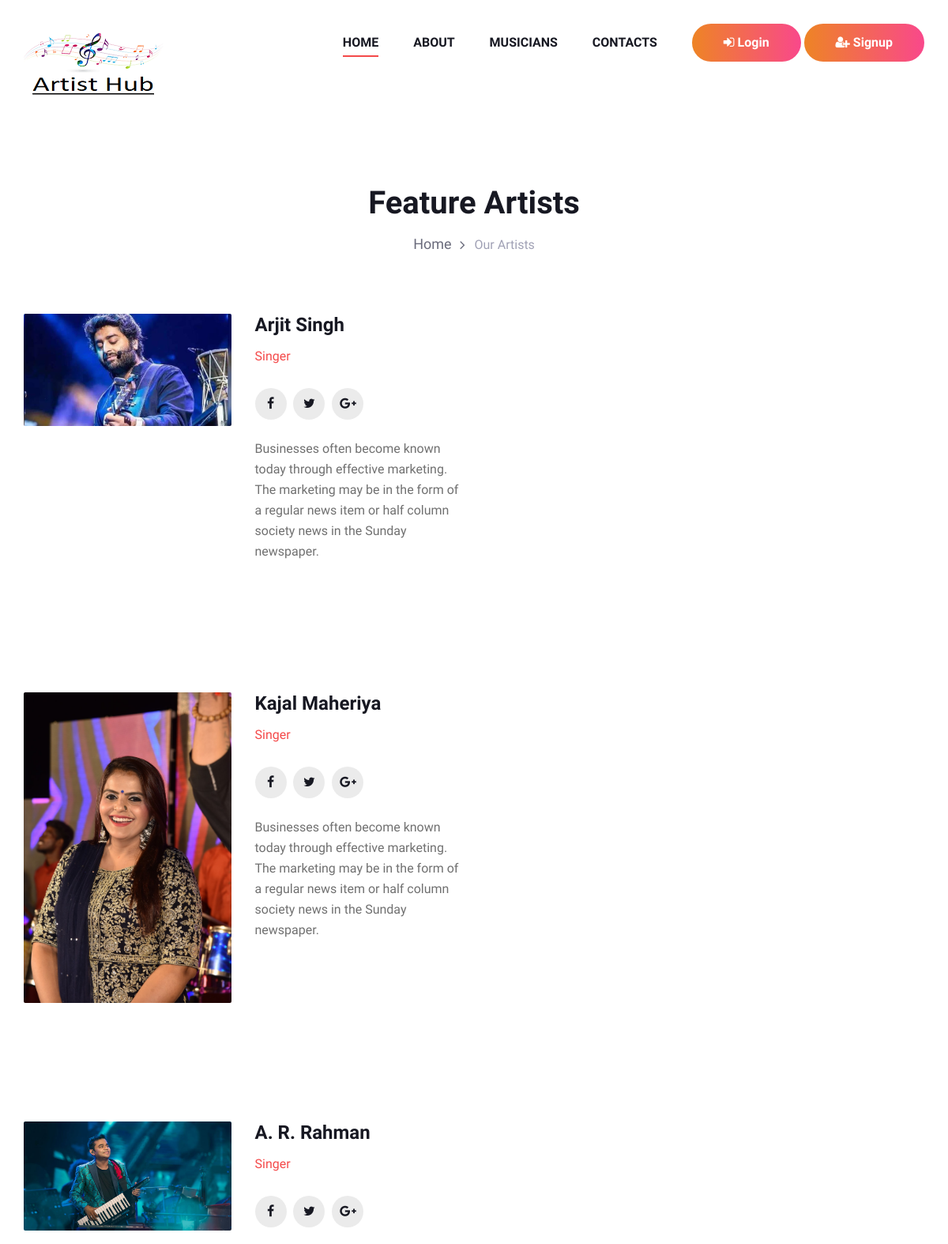
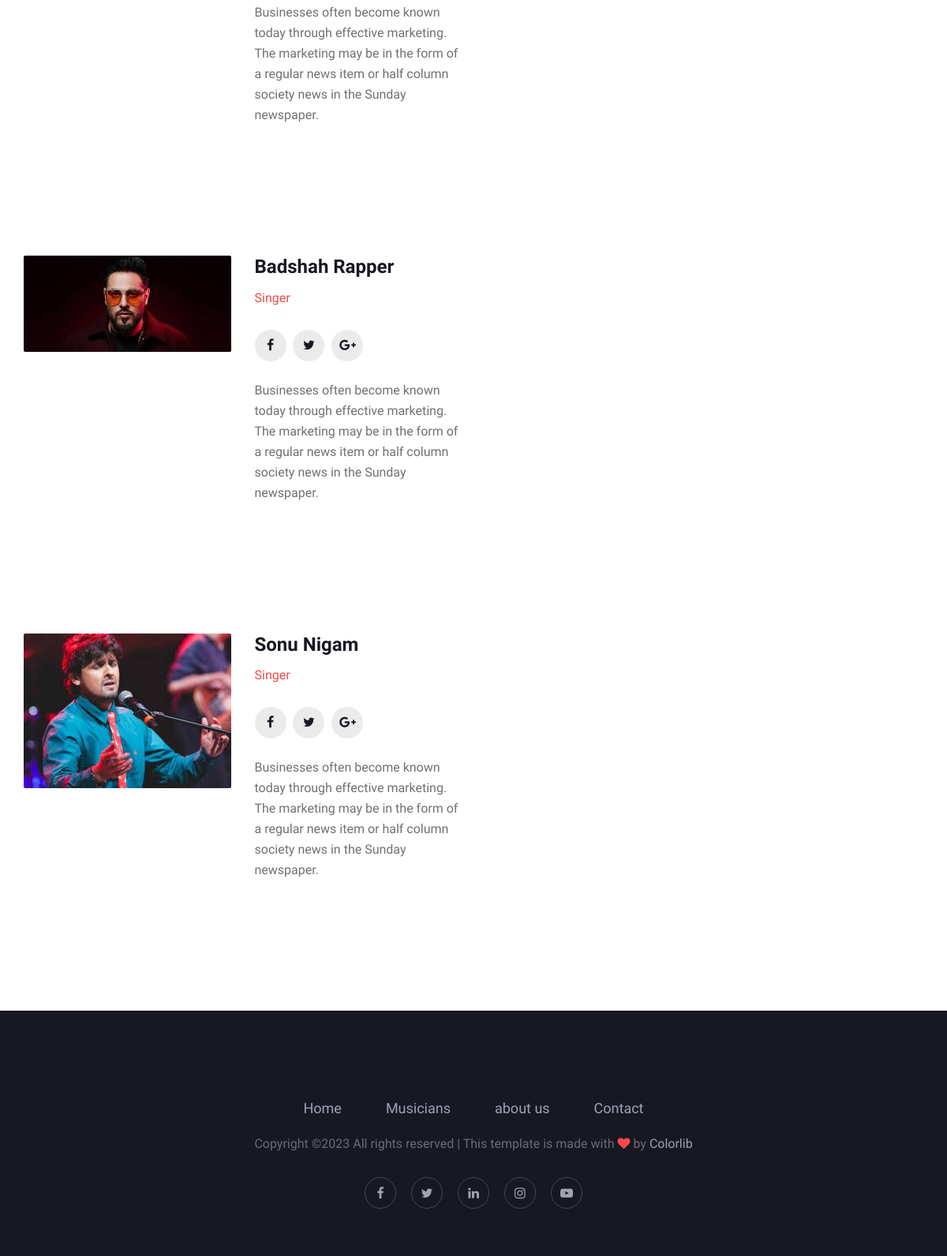
Screenshot of /artist/ with the database file from the repository (2 pictures, top to bottom).
### myapp/models.py (models this page shows, shortened)
class User(models.Model):
	category=(
		('Artist','Artist'),
		('Customer','Customer'),
		)
	usertype=models.CharField(max_length=100, choices=category)
	fname=models.CharField(max_length=100)
	lname=models.CharField(max_length=100)
	email=models.EmailField()
	mobile=models.BigIntegerField()
	address=models.TextField(max_length=500)
	password=models.CharField(max_length=50)
	profile_pic=models.ImageField(upload_to='profile_pic')

### myapp/views.py (the view)
# urls.py: path('artist/',views.artist, name='artist'),
def artist(request):
	user=User.objects.all()
	artists=[]
	for i in user:
		if i.usertype=="Artist":
			artists.append(i)
	drop_artists=artists[:3]
	return render(request,'artist.html',{'artists':artists,'drop_artists':drop_artists})

### myapp/templates/artist.html
{% extends 'header.html' %}
{% load static %}
{% block content %}
<!DOCTYPE html>
<html lang="zxx">
<head>
</head>
<body>
    <section class="breadcrumb-section">
        <div class="container">
            <div class="row">
                <div class="col-lg-12">
                    <div class="breadcrumb-text">
                        <h2>Feature Artists</h2>
                        <div class="bt-option">
                            <a href="/">Home</a>
                            <span>Our Artists</span>
                        </div>
                    </div>
                </div>
            </div>
        </div>
    </section>
    {% for i in artists %}
    <section class="speaker-section spad">
        <div class="container">
            <div class="row">
                <div class="col-sm-6">
                    <div class="speaker-item">
                        <div class="row">
                            <div class="col-lg-6">
                                <div class="si-pic">
                                    <img src="{{ i.profile_pic.url }}" alt="">
                                </div>
                            </div>
                            <div class="col-lg-6">
                                <div class="si-text">
                                    <div class="si-title">
                                        <h4>{{ i.fname}} {{i.lname }}</h4>
                                        <span>Singer</span>
                                    </div>
                                    <div class="si-social">
                                        <a href="#"><i class="fa fa-facebook"></i></a>
                                        <a href="#"><i class="fa fa-twitter"></i></a>
                                        <a href="#"><i class="fa fa-google-plus"></i></a>
                                    </div>
                                    <p>Businesses often become known today through effective marketing. The marketing
                                        may be in the form of a regular news item or half column society news in the
                                        Sunday newspaper.</p>
                                </div>
                            </div>
                        </div>
                    </div>
                </div>
            </div>
        </div>
    </section>
    {% endfor %}
</body>
</html>
{% endblock %}

### myapp/static/css/style.css (style rules this page uses)
html, body { height: 100%; font-family: "Work Sans", sans-serif; -webkit-font-smoothing: antialiased; font-smoothing: antialiased; }
h1, h2, h3, h4, h5, h6 { margin: 0; color: #111111; font-weight: 400; font-family: "Work Sans", sans-serif; }
h2 { font-size: 36px; }
h4 { font-size: 24px; }
p { font-size: 16px; font-family: "Work Sans", sans-serif; color: #6a6b7c; font-weight: 400; line-height: 28px; margin: 0 0 15px 0; }
img { max-width: 100%; }
.spad { padding-top: 100px; padding-bottom: 100px; }
.breadcrumb-section { padding: 75px 0 75px; }
.breadcrumb-text { text-align: center; }
.breadcrumb-text h2 { font-size: 40px; color: #171822; font-weight: 600; margin-bottom: 14px; }
.breadcrumb-text .bt-option a { font-size: 18px; color: #6a6b7c; display: inline-block; margin-right: 25px; position: relative; }
.breadcrumb-text .bt-option a:after { position: absolute; right: -17px; top: 2px; content: ""; font-family: "FontAwesome"; }
.breadcrumb-text .bt-option span { display: inline-block; color: #a0a1b5; }
.speaker-section { padding-top: 0; }
.speaker-item { margin-bottom: 50px; }
.speaker-item .si-pic img { min-width: 100%; border-radius: 2px; }
.speaker-item .si-text .si-title { margin-bottom: 28px; }
.speaker-item .si-text .si-title h4 { color: #171822; font-weight: 600; margin-bottom: 13px; }
.speaker-item .si-text .si-title span { color: #f44949; font-size: 16px; display: block; }
.speaker-item .si-text .si-social { margin-bottom: 24px; }
.speaker-item .si-text .si-social a { display: inline-block; font-size: 16px; color: #171822; height: 40px; width: 40px; text-align: center; line-height: 40px; background: #ebebeb; border-radius: 50%; margin-right: 5px; }
.speaker-item .si-text p { color: #707070; line-height: 26px; }
@media only screen and (min-width: 1200px) { .container { max-width: 1170px; } }

### rows the page displays
User: profile_pic (picture), fname "Arjit", lname "Singh"
User: profile_pic (picture), fname "Kajal", lname "Maheriya"
User: profile_pic (picture), fname "A. R.", lname "Rahman"
User: profile_pic (picture), fname "Badshah", lname "Rapper"
User: profile_pic (picture), fname "Sonu", lname "Nigam"
